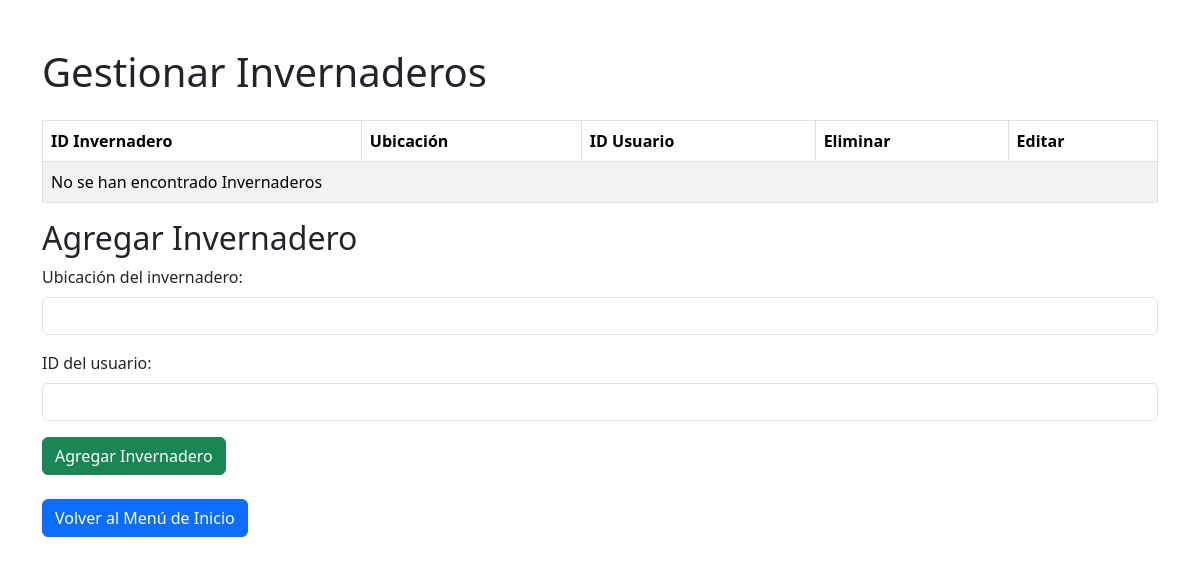
Before: /secadmin/gestionInvernaderos.php with the older database file.
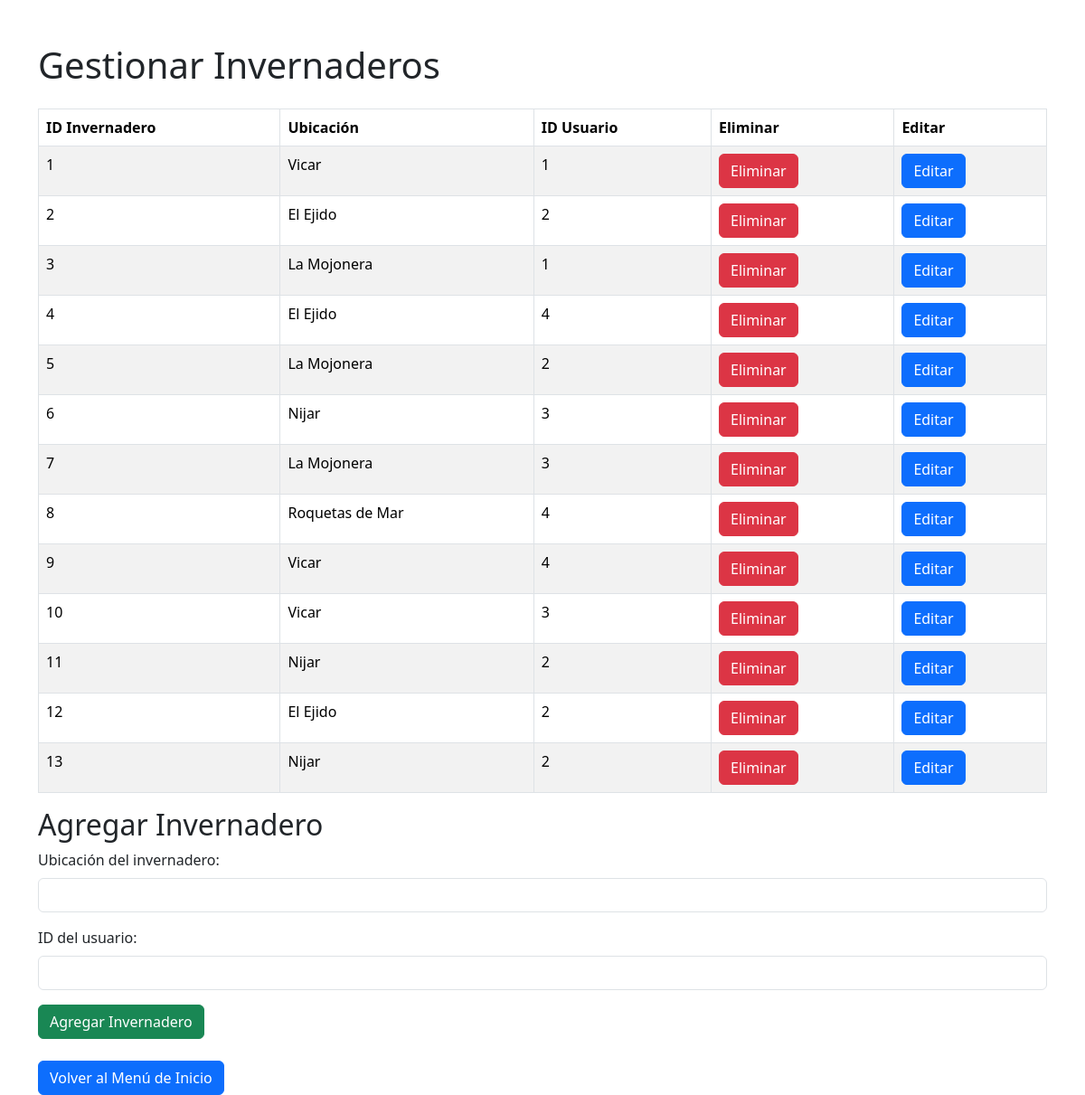
After: the same page with the newer database file.
### tables this page shows
CREATE TABLE `invernadero` (
  `id_Invernadero` int(11) NOT NULL,
  `ubicacionInvernadero` varchar(50) NOT NULL,
  `idUsuario` int(11) NOT NULL
);

### secadmin/gestionInvernaderos.php (the view, shortened to what this page needs)
<?php
$server = "localhost:3306";
$user = "root";
$pass = "";
$base = "gestioninvernaderos";
$dwes = mysqli_connect($server, $user, $pass, $base);
$query = "SELECT * FROM invernadero";
$result = mysqli_query($dwes, $query);
?>
<!DOCTYPE html>
<html lang="es">
<head>
    <link href="https://cdn.jsdelivr.net/npm/bootstrap@5.3.3/dist/css/bootstrap.min.css" rel="stylesheet">
</head>
<body>
    <div class="container mt-5">
        <h1 class="mb-4">Gestionar Invernaderos</h1>
        <table class="table table-striped table-bordered">
            <thead>
                <tr>
                    <th>ID Invernadero</th>
                    <th>Ubicación</th>
                    <th>ID Usuario</th>
                    <th>Eliminar</th>
                    <th>Editar</th>
                </tr>
            </thead>
            <tbody>
                <?php
                if ($result && mysqli_num_rows($result) > 0) {
                    while ($row = mysqli_fetch_assoc($result)) {
                        echo "<tr>
                                <td>{$row['id_Invernadero']}</td>
                                <td>{$row['ubicacionInvernadero']}</td>
                                <td>{$row['idUsuario']}</td>
                                <td>
                                    <form method='POST' style='display:inline-block;'>
                                        <input type='hidden' name='id_Invernadero' value='{$row['id_Invernadero']}'>
                                        <input type='submit' name='delete' value='Eliminar' class='btn btn-danger'>
                                    </form>
                                </td>
                                <td>
                                    <form method='get' action='../secadmin/editarInvernadero.php' style='display:inline-block;'>
                                        <input type='hidden' name='id_Invernadero' value='{$row['id_Invernadero']}'>
                                        <input type='submit' value='Editar' class='btn btn-primary'>
                                    </form>
                                </td>
                              </tr>";
                    }
                } else {
                    echo "<tr><td colspan='5'>No se han encontrado Invernaderos</td></tr>";
                }
                ?>
            </tbody>
        </table>
        <h2>Agregar Invernadero</h2>
        <form method="POST">
            <div class="mb-3">
                <label for="ubicacionInvernadero" class="form-label">Ubicación del invernadero:</label>
                <input type="text" name="ubicacionInvernadero" id="ubicacionInvernadero" class="form-control" required>
            </div>
            <div class="mb-3">
                <label for="idUsuario" class="form-label">ID del usuario:</label>
                <input type="text" name="idUsuario" id="idUsuario" class="form-control" required>
            </div>
            <button type="submit" name="add" class="btn btn-success">Agregar Invernadero</button>
        </form>
        <a href="../agrosmart.php" class="btn btn-primary mt-4">Volver al Menú de Inicio</a> </div>
</body>
</html>

Changed rows visible on the page:
added invernadero: id_Invernadero "1", ubicacionInvernadero "Vicar", idUsuario "1"
added invernadero: id_Invernadero "2", ubicacionInvernadero "El Ejido", idUsuario "2"
added invernadero: id_Invernadero "3", ubicacionInvernadero "La Mojonera", idUsuario "1"
added invernadero: id_Invernadero "4", ubicacionInvernadero "El Ejido", idUsuario "4"
added invernadero: id_Invernadero "5", ubicacionInvernadero "La Mojonera", idUsuario "2"
added invernadero: id_Invernadero "6", ubicacionInvernadero "Nijar", idUsuario "3"
added invernadero: id_Invernadero "7", ubicacionInvernadero "La Mojonera", idUsuario "3"
added invernadero: id_Invernadero "8", ubicacionInvernadero "Roquetas de Mar", idUsuario "4"
added invernadero: id_Invernadero "9", ubicacionInvernadero "Vicar", idUsuario "4"
added invernadero: id_Invernadero "10", ubicacionInvernadero "Vicar", idUsuario "3"
added invernadero: id_Invernadero "11", ubicacionInvernadero "Nijar", idUsuario "2"
added invernadero: id_Invernadero "12", ubicacionInvernadero "El Ejido", idUsuario "2"
added invernadero: id_Invernadero "13", ubicacionInvernadero "Nijar", idUsuario "2"
Other visible differences:
text no longer shown: "No se han encontrado Invernaderos"
